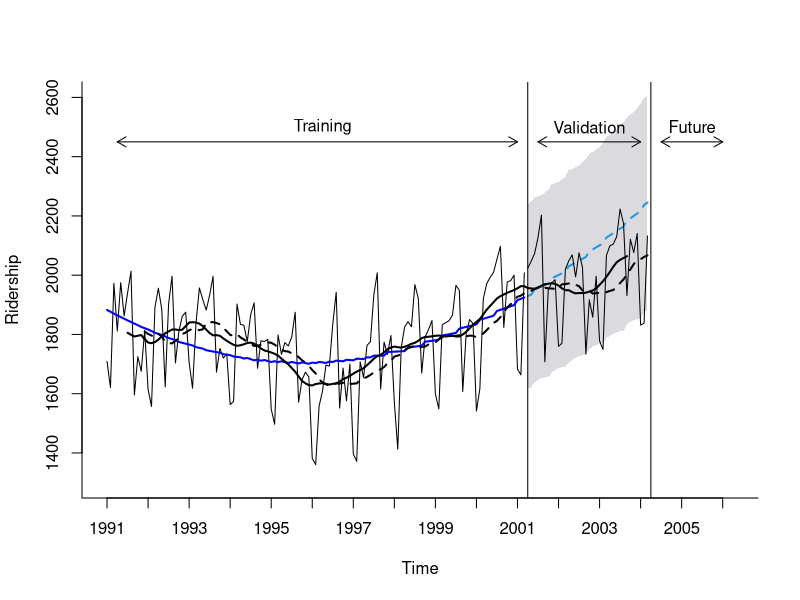

Write the R code that produced this figure.
setwd("E:/GitHub/forecast_examples")

library("forecast")
library("zoo")

# import data and create time series object
Amtrak.data <- read.csv("Amtrak data.csv")
ridership.ts <- ts(Amtrak.data$Ridership, start = c(1991, 1), end = c(2004, 3), freq = 12)

# separate training and validation data
nValid <- 36    # set to 36 or 50 months
nTrain <- length(ridership.ts) - nValid
train.ts <- window(ridership.ts, start = c(1991, 1), end = c(1991, nTrain))
valid.ts <- window(ridership.ts, start = c(1991, nTrain + 1), end = c(1991, nTrain + nValid))

### Time Series Linear Regression
train.lm.trig <- tslm(train.ts ~ trend + I(trend^2) + I(sin(2*pi*trend/1)) + I(cos(2*pi*trend/1)))
#summary(train.lm.trig)
train.lm.trig.pred <- forecast(train.lm.trig, h = nValid, level = 95)

# trailing and center moving average
ma.trailing <- rollmean(ridership.ts, k = 12, align = "right")
ma.centered <- ma(ridership.ts, order = 12)


### Time Series Linear Regression
plot(train.lm.trig.pred,  ylim = c(1300, 2600), ylab = "Ridership", xlab = "Time", bty = "l", xaxt = "n", xlim = c(1991,2006.25), main = "", flty = 2)
axis(1, at = seq(1991, 2006, 1), labels = format(seq(1991, 2006, 1)))
lines(train.lm.trig.pred$fitted, lwd = 2, col = "blue")

lines(valid.ts)
lines(c(2004.25 - 3, 2004.25 - 3), c(0, 3500))
lines(c(2004.25, 2004.25), c(0, 3500))

# dashed line
lines(ma.trailing, lwd = 2, lty = 2)
# solid line
lines(ma.centered, lwd = 2)

text(1996.25, 2500, "Training")
text(2002.75, 2500, "Validation")
text(2005.25, 2500, "Future")
arrows(2004 - 3, 2450, 1991.25, 2450, code = 3, length = 0.1, lwd = 1,angle = 30)
arrows(2004.5 - 3, 2450, 2004, 2450, code = 3, length = 0.1, lwd = 1,angle = 30)
arrows(2004.5, 2450, 2006, 2450, code = 3, length = 0.1, lwd = 1, angle = 30)










